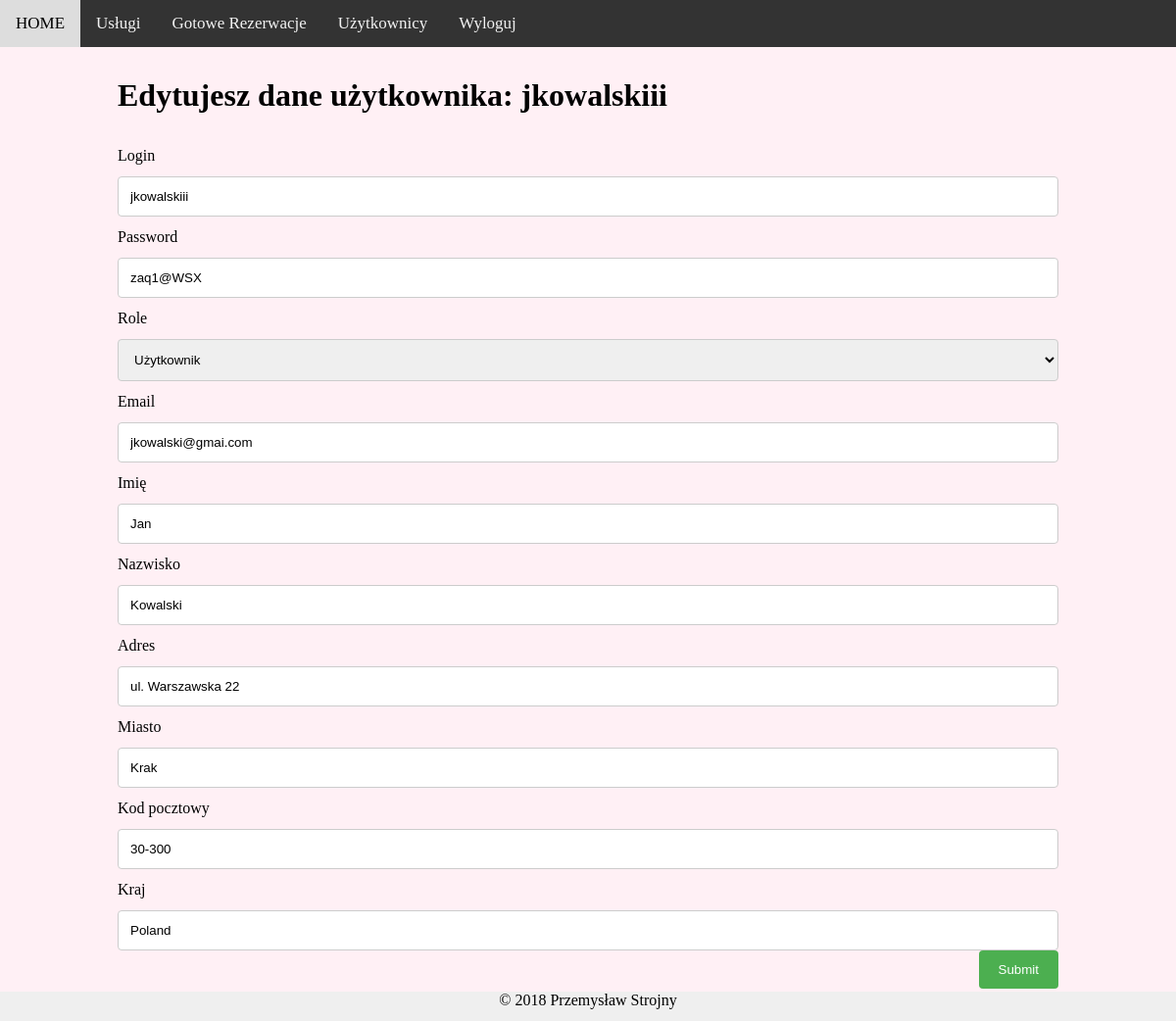
Page /mvc/user/edit/1 (signed in) on the committed database.
### tables this page shows
CREATE TABLE `users` (
  `IDuser` int(11) NOT NULL,
  `login` varchar(64) NOT NULL,
  `password` varchar(128) NOT NULL,
  `email` varchar(320) NOT NULL,
  `name` varchar(128) NOT NULL,
  `surname` varchar(128) NOT NULL,
  `address` varchar(128) NOT NULL,
  `ID_user_type` int(11) NOT NULL,
  `city` varchar(64) NOT NULL,
  `postalcode` varchar(16) NOT NULL,
  `country` varchar(32) NOT NULL
);

### mvc/controllers/user.php (called while the page is built, shortened)
<?php
class User extends Controller {
	public function edit($id)
	{
		$this->view->use = $this->model->userSingleList($id);
		$this->view->render('user/edit');
	}
}

### mvc/index.php (called while the page is built, shortened)
<?php
require 'libs/Database.php';
require 'config/database.php';
$app = new Bootstrap();

### mvc/libs/Database.php (called while the page is built, shortened)
<?php
class Database {
    static $host, $user, $password, $database;
    function __construct($host='localhost', $user='root', $password='', $database='bookgym')
    {
        self::$host=$host;
        self::$user=$user;
        self::$password=$password;
        self::$database=$database;
    }
    function connect(){
        $connection = mysqli_connect(self::$host, self::$user, self::$password, self::$database);
        if($connection){
            return $connection;
        }else{
            return die('Connection error!');
        }
    }
    function query($q=""){
        return mysqli_query($this->connect(), $q);
    }
}

### mvc/models/user_model.php (called while the page is built, shortened)
<?php
class User_Model extends Model
{
	public function userSingleList($id)
	{
		$query = $this->database->query("SELECT IDuser, login, ID_user_type, password, name, email, surname, address, city, postalcode, country FROM users WHERE IDuser =".$id.";");
		$user = mysqli_fetch_array($query);
		return $user;
	}
}

### mvc/views/user/edit.php (the view, shortened to what this page needs)
<head>
<link rel="stylesheet" href="<?php echo URL; ?>public/css/style.css" />
</head>
<h1>Edytujesz dane użytkownika: <?php echo $this->use['login'];?></h1>
 <form method="post" action="<?php echo URL;?>user/editSave/<?php echo $this->use['IDuser']; ?>">
	<label>Login</label><input type="text" name="login" value="<?php echo $this->use['login']; ?>" /><br />
	<label>Password</label><input type="text" name="password" value="<?php echo $this->use['password']; ?>" /><br />
	<label>Role</label>
		<select name="ID_user_type" >
			<option value="1">Użytkownik</option>
		</select><br />
	<label>Email</label><input type="text" name="email" value="<?php echo $this->use['email']; ?>"/><br />
	<label>Imię</label><input type="text" name="name" value="<?php echo $this->use['name']; ?>"/><br />
	<label>Nazwisko</label><input type="text" name="surname" value="<?php echo $this->use['surname']; ?>"/><br />
	<label>Adres</label><input type="text" name="address" value="<?php echo $this->use['address']; ?>"/><br />
	<label>Miasto</label><input type="text" name="city" value="<?php echo $this->use['city']; ?>"/><br />
	<label>Kod pocztowy</label><input type="text" name="postalcode" value="<?php echo $this->use['postalcode']; ?>"/><br />
	<label>Kraj</label><input type="text" name="country" value="<?php echo $this->use['country']; ?>"/><br />
	<label>&nbsp;</label><input type="submit" />
</form>

### mvc/public/css/default2.css (style rules this page uses)
html, body { margin:0; padding:0; height:100%; background-color: lavenderblush; }

### mvc/public/css/style.css (style rules this page uses)
input[type=text], select, textarea { width: 100%; padding: 12px; border: 1px solid #ccc; border-radius: 4px; box-sizing: border-box; resize: vertical; }
input[type=number], select, textarea { width: 100%; padding: 12px; border: 1px solid #ccc; border-radius: 4px; box-sizing: border-box; resize: vertical; }
label { padding: 12px 12px 12px 0; display: inline-block; }
input[type=submit] { background-color: #4CAF50; color: white; padding: 12px 20px; border: none; border-radius: 4px; cursor: pointer; float: right; }

### rows in the picture
users: login "jkowalskiii", password "zaq1@WSX", email "jkowalski@gmai.com", name "Jan", surname "Kowalski", address "ul. Warszawska 22", city "Krak", postalcode "30-300", country "Poland"
